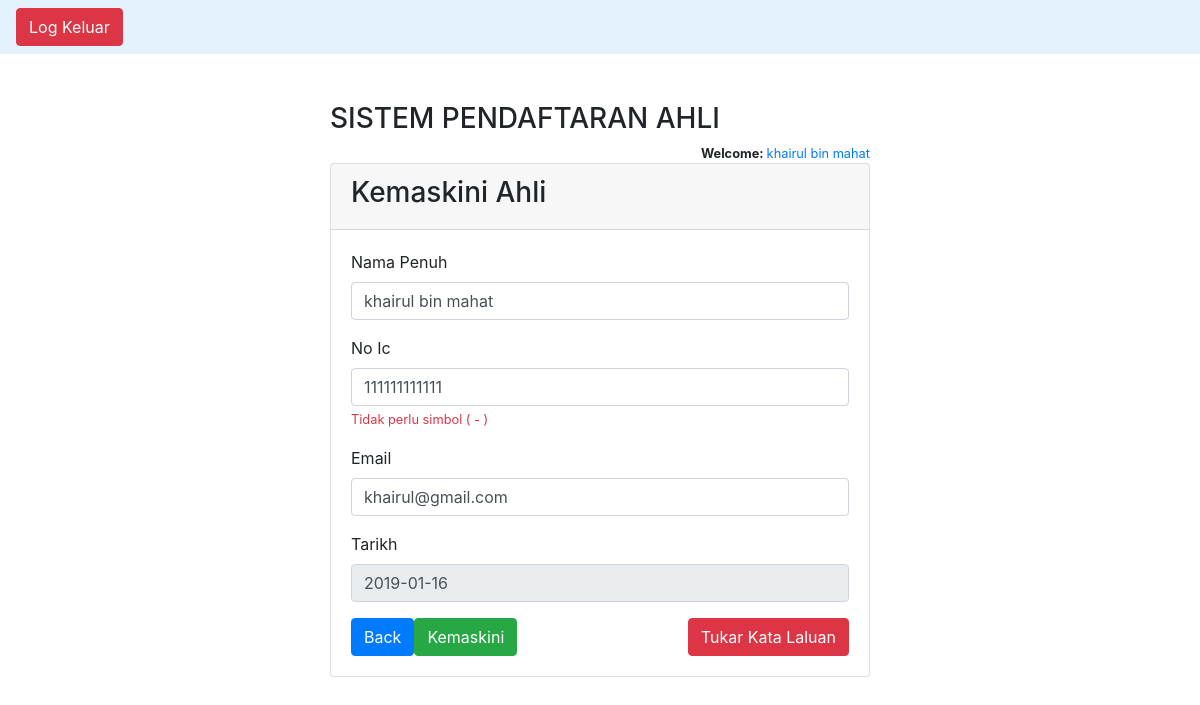
Page /ahli/kemaskini.php (signed in) on the committed database.
### tables this page shows
CREATE TABLE `ahli` (
  `ahli_id` int(11) NOT NULL,
  `ahli_nama` varchar(200) NOT NULL,
  `ahli_ic` varchar(50) NOT NULL,
  `ahli_email` varchar(100) NOT NULL,
  `ahli_pass` varchar(100) NOT NULL,
  `ahli_tarikhdaftar` date NOT NULL
);

### ahli/inc/secureahli.php (called while the page is built, shortened)
<?php
$ahliid = $_SESSION['ahli_id'];
$getuser = "SELECT ahli_nama FROM ahli WHERE ahli_id = '$ahliid'";
$result = mysqli_query($conn, $getuser) or die (mysqli_error($conn));
$rowahlisecure = mysqli_fetch_array($result);
?>

### controller/controlahli.php (called while the page is built, shortened)
<?php
	class controlahli {
		public function getahli($id){
			$conf = new config();
			$conn = $conf->open();
			$rsreq = mysqli_query($conn, "SELECT * FROM ahli WHERE ahli_id = '$id'");
			return $rsreq;
		}
	}
?>

### ahli/kemaskini.php (the view, shortened to what this page needs)
<?php
  include '../controller/controlahli.php';
  $obj = new controlahli();
    $conf = new config();
    $conn = $conf->open();
    include 'inc/secureahli.php';
    $rsahliupdate = $obj->getahli($ahliid);
    $rowahli = mysqli_fetch_array($rsahliupdate);
?>
<!DOCTYPE html>
<html>
<?php include 'inc/head.php'; ?>
<body>
  <?php include 'inc/nav.php'; ?>
  <div class="container mt-5">
    <?php include 'inc/title.php'; ?>
    <div class="row">
      <div class="col-md-6 mx-auto">
        <div class="card mt-10">
          <div class="card-header">
            <h3>Kemaskini Ahli</h3>
          </div>
          <div class="card-body">
            <form method="post" action="../controller/controlahli.php?mod=kemaskini">
      			  <div class="form-group">
      			    <label>Nama Penuh</label>
      			    <input pattern="[A-Za-z\s]+" title="hanya huruf dibenarkan." name="nama" type="text" class="form-control" placeholder="" required value="<?php echo $rowahli['ahli_nama'] ?>" autocomplete="off">
      			  </div>
      			  <div class="form-group">
      			    <label>No Ic</label>
      			    <input name="ic" type="text" class="form-control" placeholder="98013201****" required pattern="[0-9]{12}" value="<?php echo $rowahli['ahli_ic'] ?>" autocomplete="off">
      			    <small class="text-danger">Tidak perlu simbol ( - )</small>
      			  </div>
      			  <div class="form-group">
      			    <label>Email</label>
      			    <input name="email" type="email" class="form-control" placeholder="" required value="<?php echo $rowahli['ahli_email'] ?>" autocomplete="off">
      			  </div>
      			  <div class="form-group">
      			    <label>Tarikh</label>
      			    <input type="text" name="tarikh" class="form-control" readonly value="<?php echo $rowahli['ahli_tarikhdaftar'] ?>">
      			  </div>
              <a class="btn btn-primary float-left" href="index.php">Back</a>
              <button type="submit" class="btn btn-success float-left">Kemaskini</button>
      			</form>
              <a class="btn btn-danger float-right" href="katalaluan.php">Tukar Kata Laluan</a>
          </div>
        </div>
      </div>
    </div>
  </div>
  <br>
</body>
</html>

### ahli/inc/title.php
<div class="row">
      <div class="col-md-6 mx-auto">
        <h3>SISTEM PENDAFTARAN AHLI</h3>
        <small class="float-right"><strong>Welcome: </strong><span class="text-primary"><?php echo $rowahlisecure['ahli_nama']; ?></span></small>
      </div>
    </div>

### rows in the picture
ahli: ahli_nama "khairul bin mahat", nama "khairul bin mahat", ic "111111111111", email "khairul@gmail.com", tarikh "2019-01-16"
